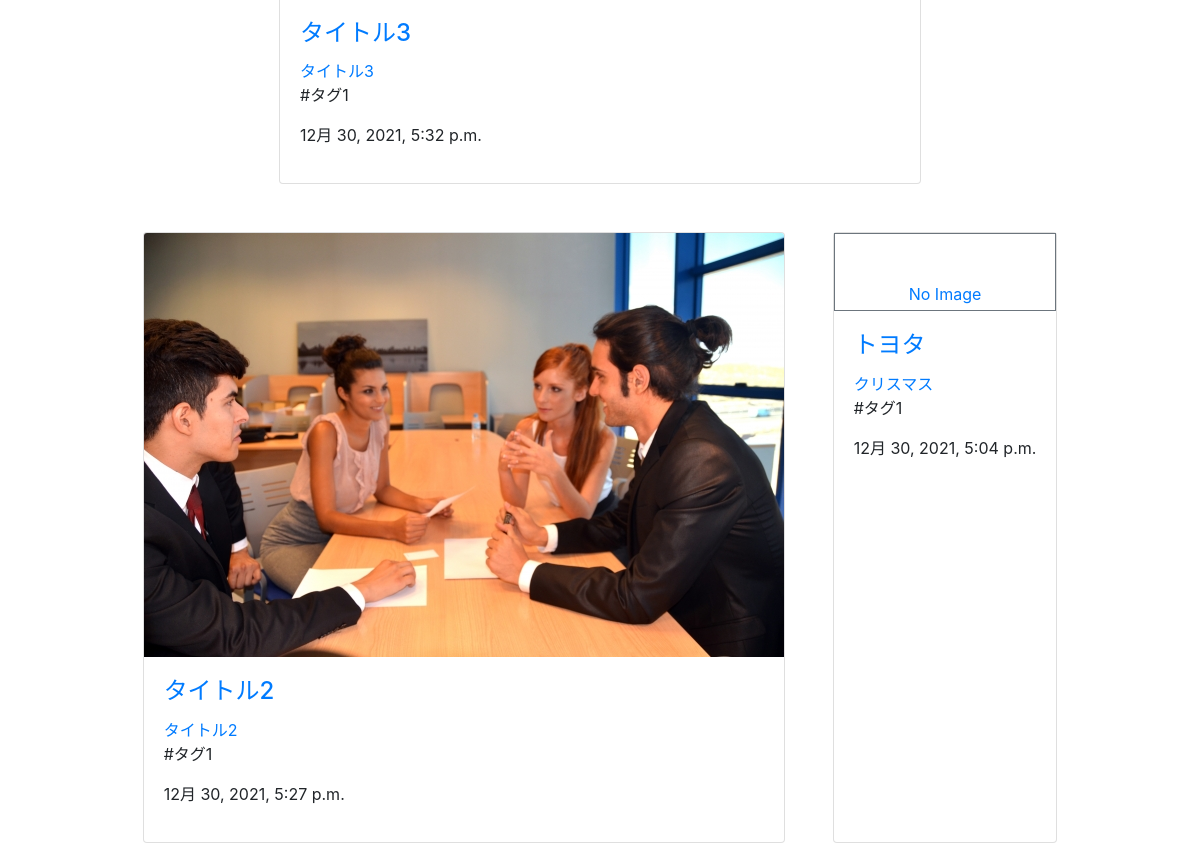
/ (lower part), run on an earlier commit of the app's database.
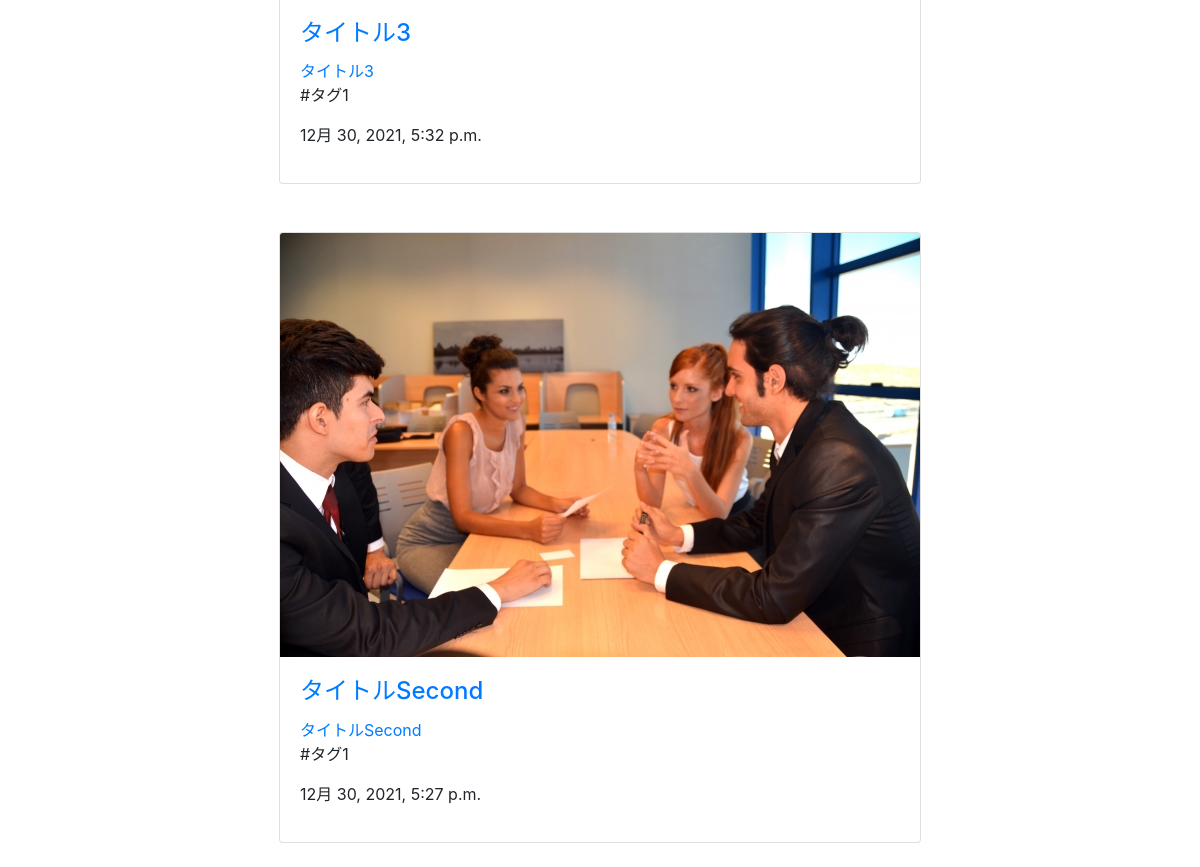
And on a later commit of the database.
### blog_app/models.py (models this page shows, shortened)
class Post(models.Model):
    title = models.CharField('タイトル', max_length=35)
    text = models.TextField('本文')
    image = models.ImageField('画像', upload_to='images', blank=True)
    created_at = models.DateTimeField('投稿日', default=timezone.now)
    tag = models.ForeignKey(Tag, verbose_name='タグ', on_delete=models.PROTECT)

class Tag(models.Model):
    tag = models.CharField('タグ名', max_length=50)
    def __str__(self):
        return self.tag

### blog_app/views.py (the view)
# urls.py: path('', index, name='index'),
def index(request):
    posts = Post.objects.all().order_by('-created_at')
    return render(request, 'blog_app/index.html', {'posts': posts})

### templates/blog_app/index.html (shortened to what this page needs)
{% extends 'base.html' %}
{% block content %}
<div class="d-flex justify-content-center flex-wrap">
{% for post in posts%}
<a href="{% url 'blog_app:detail' post_id=post.id %}">
 <div class="card m-4" style="min-width: 300; max-height: 490;">
   {% if post.image %}
   <img style="max-width: 300; max-height: 300;" class="card-img-top" src="{{ post.image.url }}">
   {% else %}
   <div class="p-1 border border-secondary text-center pt-5" style="min-width: 300; min-height: 225;">No Image</div>
   {% endif %}
   <div class="card-body">
     <h4 class="card-title">{{post.title|truncatechars:10 | linebreaksbr}}</h4>
     <p class="card-text">
       {{ post.text|truncatechars:17 }}
     </p>
   </a>
     <p>#{{post.tag}}</p>
     <p>{{post.created_at}}</p>
 </div>
</div>
{% endfor %}
{% endblock %}

What changed in the data, as far as the page shows it:
removed Post: image "No Image", title "トヨタ", text "クリスマス", tag "タグ1", created_at "12月 30, 2021, 5:04 p.m."
changed Post: title "タイトル2" → "タイトルSecond"; text "タイトル2" → "タイトルSecond"
